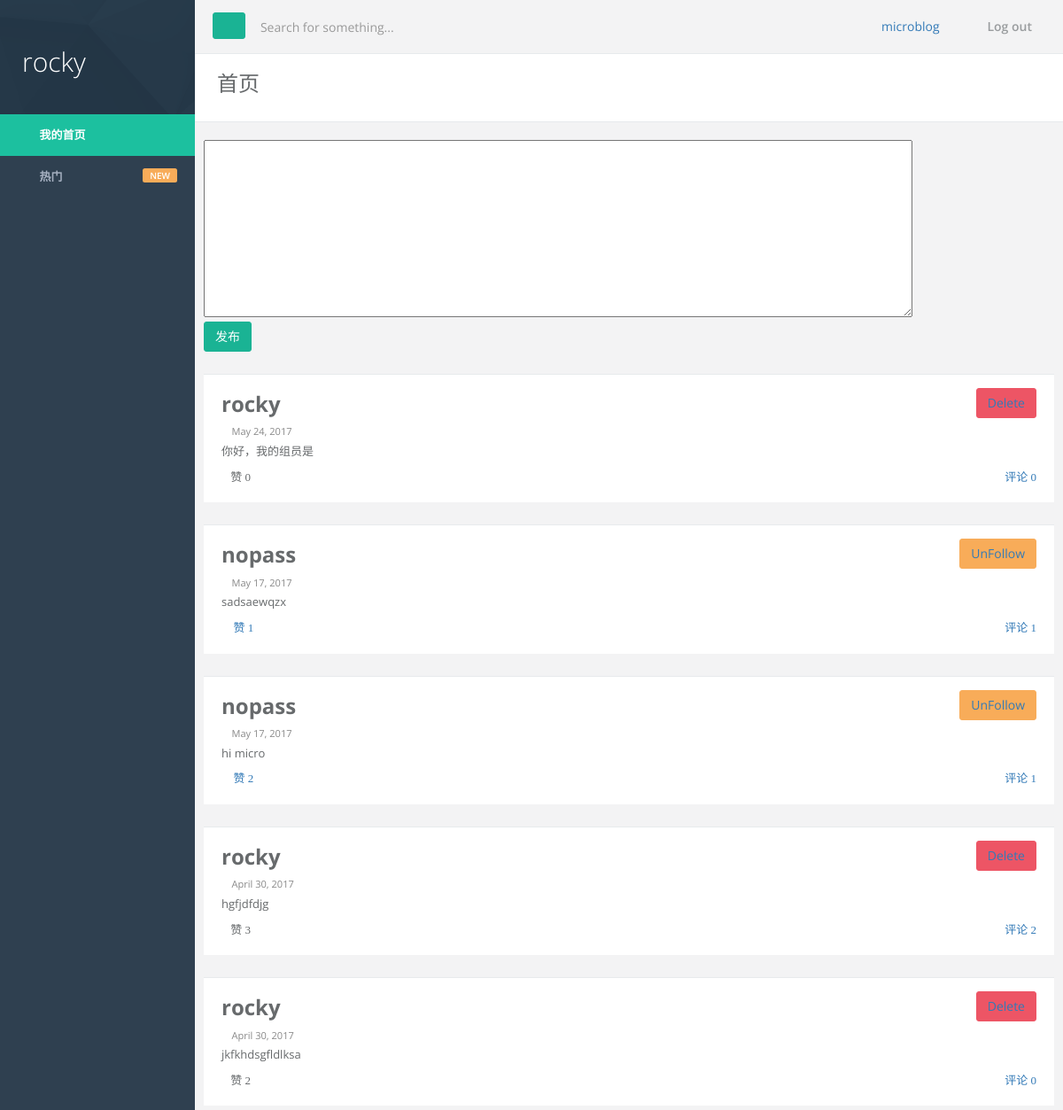
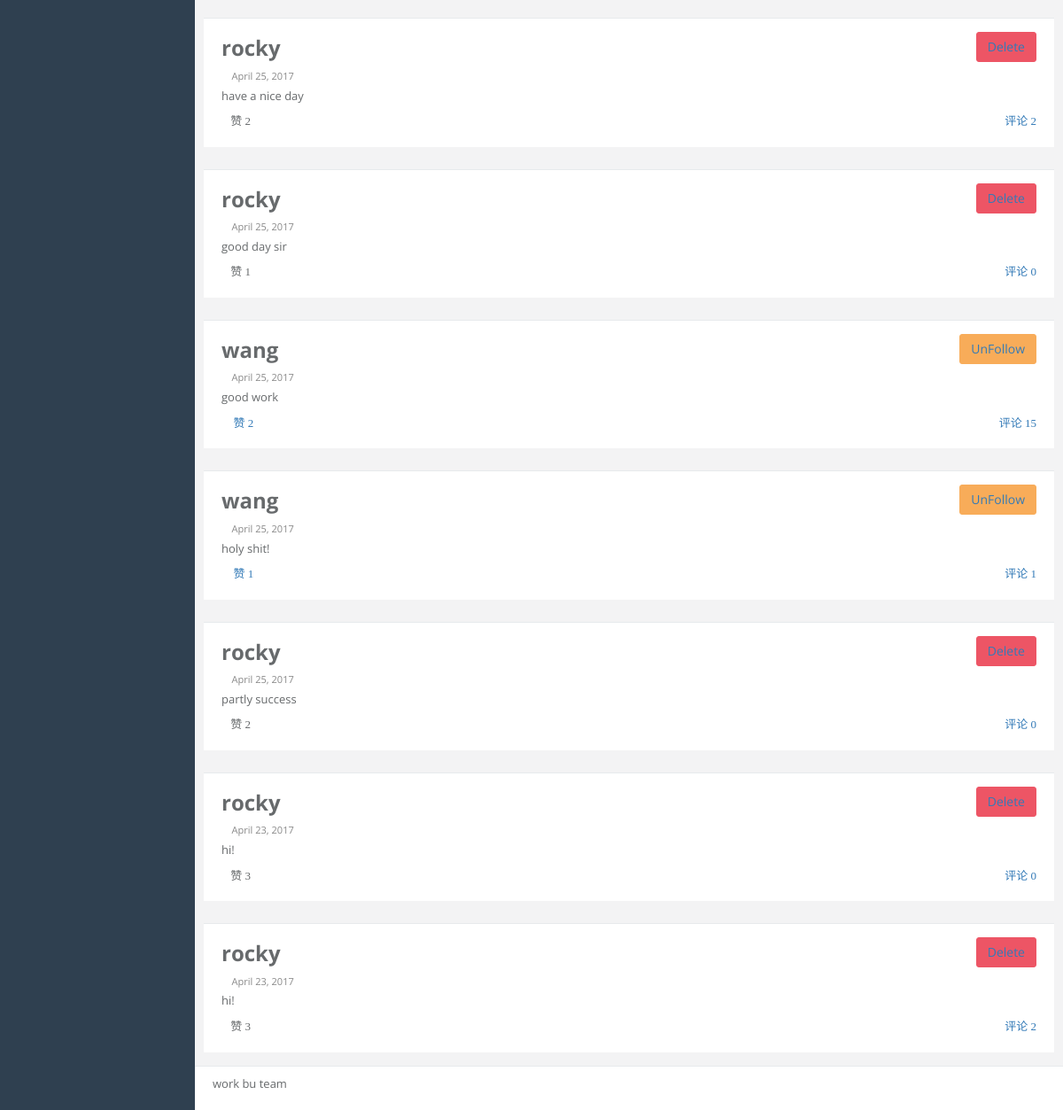
The page /main/ (signed in) on the database its author committed (2 pictures, top to bottom).
### account/models.py (models this page shows, shortened)
class User(models.Model):
    name = models.CharField(max_length=30)
    password = models.CharField(max_length=8)
    followed_user = models.ManyToManyField('User',related_name='follow',default="")
    follower_user = models.ManyToManyField('User',related_name='follower',default="")

### app/models.py (models this page shows, shortened)
class Content(models.Model):
    text = models.CharField(max_length=139)
    date = models.DateField(auto_now_add=True)
    up_num = models.IntegerField(default=0)
    UID = models.ForeignKey('account.User',on_delete=models.CASCADE,related_name='owner')
    UP = models.ManyToManyField('account.User',related_name='con_up')

### app/views.py (the view)
# urls.py: url(r'^main/$', main),
def main(request):
    try :
        name=request.session.get('UID')
        user = User.objects.get(name=name)
        mod = 'user'
    except:
        mod = 'passenger'
    request.session['frompage']='/main/'
    if(mod == 'user'):
        if request.method == "POST":
            cont = blog(request.POST)
            if cont.is_valid():
                text = cont.cleaned_data["text"]
                Content.objects.create(text=text, UID=user)
                return HttpResponseRedirect("/main/")
            else:
                return HttpResponse("<p>invalid input</p>")
        else:
            cont = blog()
        star =user.follow.all()
        star = star | User.objects.filter(name=name)
        content_list=User.objects.none()
        for x in star:
            content_list = content_list | x.owner.all()
        content_list = content_list.distinct()
        return render_to_response('blog.html',
                                  {'user': user, 'content_list': content_list.order_by('-id'), 'comm': cont})
    else:
        return HttpResponseRedirect("/hot/")

### app/views.py
class blog(forms.Form):
    text = forms.CharField(label='正文',max_length=139, widget=forms.Textarea(attrs={'style': 'height: 200px;width:800px'}))

### app/templates/blog.html (shortened to what this page needs)
<!DOCTYPE html>
 {% load staticfiles %}
<html>
<head>
    <link href="{% static 'css/bootstrap.min.css' %}" rel="stylesheet">
    <link href="{% static 'font-awesome/css/font-awesome.css' %}" rel="stylesheet">
    <link href="{% static 'css/plugins/toastr/toastr.min.css' %}" rel="stylesheet">
    <link href="{% static 'css/animate.css' %}" rel="stylesheet" >
    <link href="{% static 'css/style.css' %}" rel="stylesheet">
</head>
<body>
    <div id="wrapper">
        <nav class="navbar-default navbar-static-side"-- role="navigation">
        <div class="sidebar-collapse">
            <ul class="nav metismenu" id="side-menu">
                <li class="nav-header">
                    <div class="dropdown profile-element">
                        <h1 style="color:white">{{user.name}}</h1>
                    </div>
                </li>
                <li class="landing_link">
                    <a href="../../main"><i class="fa fa-smile-o"></i> <span class="nav-label">我的首页 </span></a>
                </li>
                <li>
                    <a href="{% url 'hot' %}"><i class="fa fa-star"></i> <span class="nav-label">热门</span> <span class="label label-warning pull-right">NEW</span></a>
                </li>
            </ul>
        </div>
        </nav>
        <div id="page-wrapper" class="gray-bg">
        <div class="row border-bottom">
        <nav class="navbar navbar-static-top" role="navigation" style="margin-bottom: 0">
        <div class="navbar-header">
            <button class="navbar-minimalize minimalize-styl-2 btn btn-primary "><i class="fa fa-bars"></i> </button>
            <form role="search" class="navbar-form-custom" action="{% url 'search' %} ">
                <div class="form-group">
                    <input type="text" placeholder="Search for something..." class="form-control" name="text" id="top-search">
                </div>
            </form>
        </div>
            <ul class="nav navbar-top-links navbar-right">
                <li>
                    <span class="m-r-sm text-muted welcome-message"><a href="/main/">microblog</a></span>
                </li>
                <li>
                    <a href="/login">
                        {% if user %}
                        <i class="fa fa-sign-out"></i> Log out
                        {% else %}
                        <i class="fa fa-sign-in"></i> Log in
                        {% endif %}
                    </a>
                </li>
            </ul>
        </nav>
        </div>
            <div class="row wrapper border-bottom white-bg page-heading">
                {% ifequal type 'search' %}
                <div class="col-lg-10">
                    <h2>{{text}}的搜索结果</h2>
                </div>
                {% else %}
                <div class="col-lg-10">
                    <h2>首页</h2>
                </div>
                {% endifequal %}
                <div class="col-lg-2">
                </div>
            </div>
        <div class="wrapper wrapper-content  animated fadeInRight blog">
            {% ifequal type 'search' %}
            {% else %}
            <div class="row">
                <div class="ibox">
                <div class="col-md-12-column">
                    <form method = 'post' enctype="multipart/form-data" width=400 height=300 >
                        {% for field in comm %}
                        {{field}}
                        {% endfor %}
                        <div ><button type="submit" class="btn btn-primary block m-b">发布</button></div>
                    </form>
                </div></div>
            </div>
            {% endifequal %}
            <div class="row">
                {% for content in content_list %}
                <div class="ibox">
                    <div class="ibox-content">
                        <div class="row">
                            <div class="col-md-6 column">
                                <a href="{% url 'home' content.UID.id %}" class="btn-link">
                                    <h2><strong>
                                        {{content.UID.name}}
                                    </strong></h2></a>
                            </div>
                            <div class="col-md-6 column">
                                <div class="text-right">
                                    {% if user %}
                                    {% ifequal user content.UID %}
                                        <button type="button" class="btn btn-danger"><a href="{% url 'delete_link' content.id %}">Delete</a></button>
                                    {%else %}
                                    {% if content.UID in user.follow.all %}
                                        <button type="button" class="btn btn-warning"><a href="{% url 'unfollow_link' content.UID.name %}">UnFollow</a></button>
                                    {% else %}
                                        <button type="button" class="btn btn-primary"><a href="{% url 'follow_link' content.UID.name %}">Follow</a></button>
                                    {% endif %}
                                    {% endifequal %}
                                    {% endif %}
                                </div>
                            </div>
                        </div>
                        <div class="small m-b-xs">
                            <span class="text-muted"><i class="fa fa-clock-o"></i> {{ content.date }}</span>
                        </div>
                        <p>
                            {{content.text}}
                        </p>
                        <div class="row">
                            <div class="col-md-6">
                                {% ifequal user content.UID %}
                                <i class="fa fa-eye">赞 {{ content.UP.count }}</i>
                                {% else %}
                                <i class="fa fa-eye"><a href="{% url 'up_link' content.id %}" > 赞 {{ content.UP.count }}</a></i>
                                {% endifequal %}
                            </div>
                            <div class="col-md-6">
                                <div class="text-right">
                                    <div> <i class="fa fa-comments-o"> <a href="{% url 'comment_link' content.id %}",target = "_blank">评论 {{ content.owner.count }}</a></i></div>
                                </div>
                            </div>
                        </div>
                    </div>
                </div>
                {% endfor %}
            </div>
        </div>
        <div class="footer">
            <p>work bu team</p>
        </div>
        </div>
        </div>
</body>
</html>

### rows shown on the page
User: name "rocky"
Content: UID.name "rocky", shows "Delete", date "May 24, 2017", text "你好，我的组员是", UP.count "0", owner.count "0"
Content: UID.name "nopass", shows "UnFollow", date "May 17, 2017", text "sadsaewqzx", UP.count "1", owner.count "1"
Content: UID.name "nopass", shows "UnFollow", date "May 17, 2017", text "hi micro", UP.count "2", owner.count "1"
Content: UID.name "rocky", shows "Delete", date "April 30, 2017", text "hgfjdfdjg", UP.count "3", owner.count "2"
Content: UID.name "rocky", shows "Delete", date "April 30, 2017", text "jkfkhdsgfldlksa", UP.count "2", owner.count "0"
Content: UID.name "rocky", shows "Delete", date "April 25, 2017", text "have a nice day", UP.count "2", owner.count "2"
Content: UID.name "rocky", shows "Delete", date "April 25, 2017", text "good day sir", UP.count "1", owner.count "0"
Content: UID.name "wang", shows "UnFollow", date "April 25, 2017", text "good work", UP.count "2", owner.count "15"
Content: UID.name "wang", shows "UnFollow", date "April 25, 2017", text "holy shit!", UP.count "1", owner.count "1"
Content: UID.name "rocky", shows "Delete", date "April 25, 2017", text "partly success", UP.count "2", owner.count "0"
Content: UID.name "rocky", shows "Delete", date "April 23, 2017", text "hi!", UP.count "3", owner.count "0"
Content: UID.name "rocky", shows "Delete", date "April 23, 2017", text "hi!", UP.count "3", owner.count "2"
